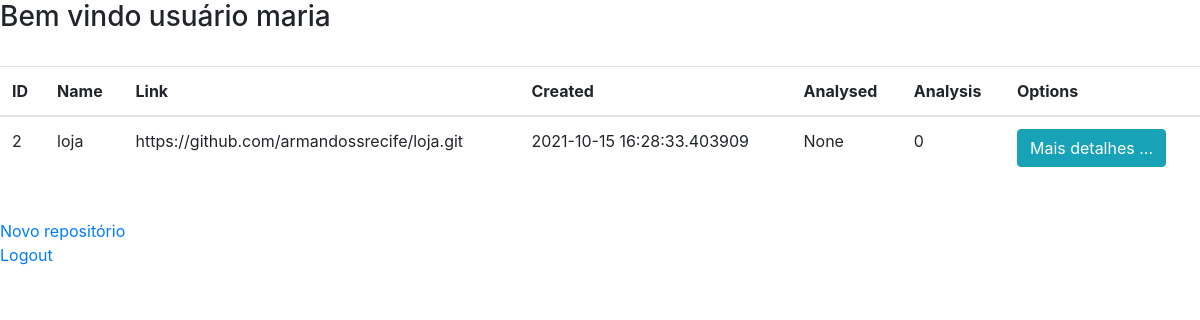
Page /home (signed in) on the earlier database version.
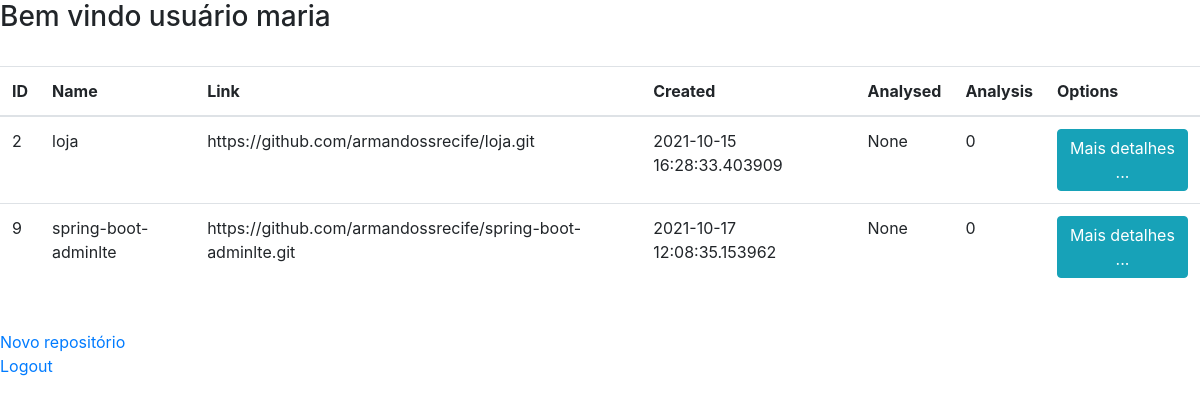
Same page on the later database version.
### sysrepository/dao.py (models this page shows)
class Usuario(db.Model, UserMixin):
    id = db.Column(db.Integer(), primary_key=True)
    name = db.Column(db.String(length=50), nullable=False, unique=True)
    username = db.Column(db.String(length=30), nullable=False, unique=True)
    email = db.Column(db.String(length=50), nullable=False, unique=True)
    password = db.Column(db.String(length=60), nullable=False)
    repositories = db.relationship('Repositorio', backref='owned_usuario', lazy=True)

class Repositorio(db.Model):
    id = db.Column(db.Integer(), primary_key=True)
    name = db.Column(db.String(length=30), nullable=False, unique=False)
    link = db.Column(db.String(length=1024), nullable=False, unique=False)
    creation_date = db.Column(db.DateTime, nullable=False, default=datetime.now)
    analysis_date = db.Column(db.DateTime, nullable=True, default=None)
    analysed = db.Column(db.Integer(), nullable=True, default=0)
    owner = db.Column(db.Integer(), db.ForeignKey('usuario.id'))

### sysrepository/main.py (the view)
@app.route('/home')
@login_required
def home_page():
    try:
        repositorios_do_usuario = repositorioRepositorios.consulta_repositorios_por_id_usuario(current_user.get_id())
        return render_template('home.html', repositorios=repositorios_do_usuario)
    except Exception as e:
        print(f'Erro: {e}')
        return redirect(url_for("login_page"))

### sysrepository/dao.py (called while the page is built)
@login_manager.user_loader
def load_user(user_id):
    return Usuario.query.get(int(user_id))

    def consulta_repositorios_por_id_usuario(self, id_usuario):
        lista_reposigorios_usuario = Repositorio.query.filter_by(owner=id_usuario).all()
        return lista_reposigorios_usuario

### sysrepository/templates/home.html (shortened to what this page needs)
<!doctype html>
<html lang="en">
  <head>
    <link rel="stylesheet" href="https://cdn.jsdelivr.net/npm/bootstrap@4.5.3/dist/css/bootstrap.min.css">
  </head>
  <body>
    <h3>Bem vindo usuário {{ current_user.username }}</h3>
    <br>
    <table class="table table-hover table">
      <thead>
          <tr>
              <th scope="col">ID</th>
              <th scope="col">Name</th>
              <th scope="col">Link</th>
              <th scope="col">Created</th>
              <th scope="col">Analysed</th>
              <th scope="col">Analysis</th>
              <th scope="col">Options</th>
          </tr>
      </thead>
      <tbody>
          {% for repositorio in repositorios %}
              <tr>
                  <td>{{ repositorio.id }}</td>
                  <td>{{ repositorio.name }}</td>
                  <td>{{ repositorio.link }}</td>
                  <td>{{ repositorio.creation_date }}</td>
                  <td>{{ repositorio.analysis_date }}</td>
                  <td>{{ repositorio.analysed }}</td>
                  <td>
                      <button class="btn btn-outline btn-info">Mais detalhes ...</button>
                  </td>
              </tr>
          {% endfor %}
      </tbody>
    </table>
    <br>
    <a href="{{ url_for('repository_page') }}">Novo repositório</a>
    <br>
    <a href="{{ url_for('logout') }}">Logout</a>
  </body>
</html>

Differences in the rows shown:
added Repositorio: id "9", name "spring-boot-adminlte", link "https://github.com/armandossrecife/spring-boot-adminlte.git", creation_date "2021-10-17 12:08:35.153962", analysis_date "None", analysed "0"
